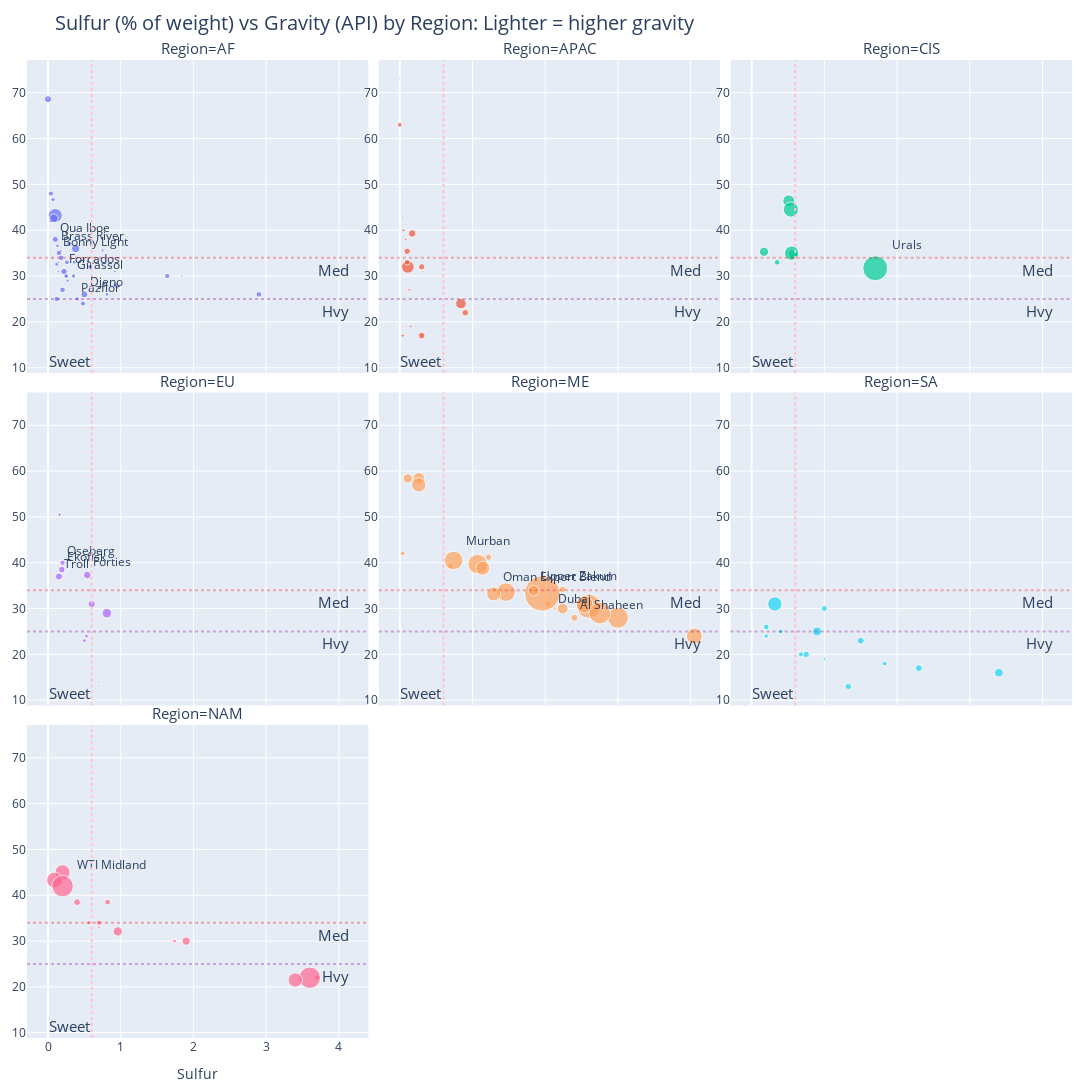

This figure's notebook cell:
### Code cell
import plotly.graph_objs as go
import plotly.express as px
import pandas as pd
import seaborn as sns

# Assuming ppt is your DataFrame
# Map scatter plot to each facet
fig = px.scatter(ppt, x='Sulfur', y='Gravity', color='Region', size='Production', facet_col='Region', facet_col_wrap=3, facet_col_spacing=0.01, facet_row_spacing=0.02, size_max=25,
                 custom_data=['Country','Grade','Production'],
                 title='Sulfur (% of weight) vs Gravity (API) by Region: Lighter = higher gravity',
                 text='Grade_')

fig.update_traces(textposition='top right')

# Update marker and opacity
# fig.update_traces(marker=dict(symbol='circle', opacity=0.8), selector=dict(mode='markers'))
# fig.update_traces(customdata=ppt.loc[:,['Country', 'Grade']])
# fig.update_layout(hovermode="unified")



fig.add_hline(y=34, line_dash="dot", col="all", 
              annotation_text="Med", 
              annotation_position="bottom right",
              line_color='red', 
              annotation=dict(font_size=13), 
            annotation_x=0.95,  # Adjust x-coordinate for offset
            # annotation_y=25,
 
              opacity=0.3)

fig.add_hline(y=25, line_dash="dot", col="all", 
              annotation_text="Hvy", 
              annotation_position="bottom right",
            annotation_x=0.95,  # Adjust x-coordinate for offset
            #   annotation_y=25,
             line_color='purple', 
              opacity=0.3)

fig.add_vline(x=0.6, line_dash="dot", col="all", 
              annotation_text="Sweet", 
              annotation_position="bottom left",
             line_color='pink', 
              opacity=1)




# Update layout
fig.update_layout(height=1200, width=1300)
fig.update_layout(title_font=dict(size=20))
fig.update_annotations(font_size=15)
# Show plot
fig.update_xaxes(showspikes=True, spikemode="across")
fig.update_yaxes(showspikes=True, spikemode="across")


fig.update_traces(
    hovertemplate="<br>".join([
        "\n",
        "Country: %{customdata[0]}",
        "Grade: %{customdata[1]}",
        "Sulfur: %{x}",
        "Gravity: %{y}",
        "Production: %{customdata[2]}",
        
    ])
)
fig.update_yaxes(title=None,showticklabels=True)

fig.update_layout(
    margin=dict(l=15, r=20, t=60, b=20),
)
fig.update_layout(showlegend=False)
fig.show()


# fig.write_html(r"C:\Users\Ryan\Desktop\website\analytic-musings.com\_includes\html_assets\platts.html", full_html=False, include_plotlyjs='cdn')

### Figure 1 — Plotly figure (JSON) as saved in the notebook; plotly's stock layout.template omitted (floating-point values rounded to 4 significant figures)
{"data": [{"customdata": [["Algeria", "Algerian Condensate", 220], ["Algeria", "Saharan Blend", 860], ["Angola", "Gindungo", 33], ["Angola", "Hungo", 40], ["Angola", "Saturno", 60], ["Angola", "Plutonio", 62], ["Angola", "Cabinda", 71], ["Angola", "Pazflor", 80], ["Angola", "Girassol", 85], ["Angola", "Nemba", 90], ["Angola", "CLOV", 100], ["Angola", "Dalia", 114], ["Angola", "Mostardo", 120], ["Congo", "Coco", 23], ["Congo", "NKossa", 70], ["Congo", "Djeno", 210], ["Egypt", "Suez", 120], ["Egypt", "Ras Gharib", 140], ["Equatorial Guinea", "Alba Condensate", 16], ["Equatorial Guinea", "Zafiro", 40], ["Gabon", "Rabi Light", 25], ["Gabon", "Mandji", 30], ["Gabon", "Oguendjo", 40], ["Ghana", "Jubilee", 83], ["Guyana", "Liza", 110], ["Libya", "Al Jurf", 25], ["Libya", "Es Sider", 300], ["Libya", "El Sharara", 320], ["Nigeria", "Usan", 45], ["Nigeria", "Brass River", 57], ["Nigeria", "Erha", 68], ["Nigeria", "Akpo", 80], ["Nigeria", "Bonga", 100], ["Nigeria", "Agbami", 109], ["Nigeria", "Bonny Light", 130], ["Nigeria", "Egina", 135], ["Nigeria", "Escravos", 138], ["Nigeria", "Qua Iboe", 160], ["Nigeria", "Forcados", 180], ["South Sudan", "Nile", 24], ["South Sudan", "Dar", 124]], "hovertemplate": "\n<br>Country: %{customdata[0]}<br>Grade: %{customdata[1]}<br>Sulfur: %{x}<br>Gravity: %{y}<br>Production: %{customdata[2]}", "legendgroup": "AF", "marker": {"color": "#636efa", "size": [220, 860, 33, 40, 60, 62, 71, 80, 85, 90, 100, 114, 120, 23, 70, 210, 120, 140, 16, 40, 25, 30, 40, 83, 110, 25, 300, 320, 45, 57, 68, 80, 100, 109, 130, 135, 138, 160, 180, 24, 124], "sizemode": "area", "sizeref": 8.675, "symbol": "circle"}, "mode": "markers+text", "name": "AF", "orientation": "v", "showlegend": true, "text": [null, null, null, null, null, null, null, "Pazflor", "Girassol", null, null, null, null, null, null, "Djeno", null, null, null, null, null, null, null, null, null, null, null, null, null, "Brass River", null, null, null, null, "Bonny Light", null, null, "Qua Iboe", "Forcados", null, null], "textposition": "top right", "type": "scatter", "x": [0, 0.1, 0.56, 0.6, 0.81, 0.36, 0.12, 0.4, 0.35, 0.28, 0.26, 0.48, 0.93, 0.14, 0.04, 0.5, 1.64, 2.9, 0.13, 0.25, 0.14, 0.92, 0.75, 0.3, 0.58, 1.84, 0.38, 0.08, 0.27, 0.13, 0.17, 0.07, 0.25, 0.04, 0.15, 0.2, 0.18, 0.1, 0.22, 0.06, 0.12], "xaxis": "x7", "y": [68.6, 43.2, 33, 30, 26, 33, 32.6, 25, 30, 37, 33, 24, 28, 31, 42, 26, 30, 26, 47, 30, 33, 31, 35.6, 37, 32, 30, 36, 42.6, 29, 36.6, 35.4, 46.7, 30, 48, 35, 27, 34, 38, 31, 34, 25], "yaxis": "y7"}, {"customdata": [["Australia", "Cossack", 15], ["Australia", "White Rose", 15], ["Australia", "Vincent", 35], ["Australia", "Van Gogh", 50], ["Australia", "NWS", 100], ["Brunei", "Champion", 34], ["Brunei", "Seria", 44], ["China", "Bozhong", 40], ["China", "Liaohe", 190], ["China", "Qinghuangdao", 198], ["China", "Shengli", 490], ["China", "Daqing", 700], ["India", "Bombay High", 250], ["Indonesia", "Minas", 140], ["Indonesia", "Banyu", 170], ["Malaysia", "Terrengganu", 15], ["Malaysia", "Tapis", 15], ["Malaysia", "Dulang", 30], ["Vietnam", "Bach Ho", 180]], "hovertemplate": "\n<br>Country: %{customdata[0]}<br>Grade: %{customdata[1]}<br>Sulfur: %{x}<br>Gravity: %{y}<br>Production: %{customdata[2]}", "legendgroup": "APAC", "marker": {"color": "#EF553B", "size": [15, 15, 35, 50, 100, 34, 44, 40, 190, 198, 490, 700, 250, 140, 170, 15, 15, 30, 180], "sizemode": "area", "sizeref": 8.675, "symbol": "circle"}, "mode": "markers+text", "name": "APAC", "orientation": "v", "showlegend": true, "text": [null, null, null, null, null, null, null, null, null, null, null, null, null, null, null, null, null, null, null], "textposition": "top right", "type": "scatter", "x": [0.04, 0.31, 0.15, 0.04, 0, 0.13, 0.05, 0.3, 0.9, 0.3, 0.84, 0.11, 0.17, 0.1, 0.3, 0, 0.04, 0.08, 0.1], "xaxis": "x8", "y": [48, 31, 19, 17, 63, 27, 40, 17, 22, 17, 24, 32, 39.3, 33, 32, 73.1, 43, 38, 35.4], "yaxis": "y8"}, {"customdata": [["Azerbaijan", "Azeri Light", 374], ["Kazakhstan", "Tengiz", 620], ["Kazakhstan", "CPC", 1000], ["Russia", "Siberian Light", 400], ["Russia", "East Siberia ESPO", 900], ["Russia", "Urals", 2700], ["Turkmenistan", "Dragon", 140]], "hovertemplate": "\n<br>Country: %{customdata[0]}<br>Grade: %{customdata[1]}<br>Sulfur: %{x}<br>Gravity: %{y}<br>Production: %{customdata[2]}", "legendgroup": "CIS", "marker": {"color": "#00cc96", "size": [374, 620, 1000, 400, 900, 2700, 140], "sizemode": "area", "sizeref": 8.675, "symbol": "circle"}, "mode": "markers+text", "name": "CIS", "orientation": "v", "showlegend": true, "text": [null, null, null, null, null, "Urals", null], "textposition": "top right", "type": "scatter", "x": [0.17, 0.51, 0.54, 0.57, 0.55, 1.7, 0.35], "xaxis": "x9", "y": [35.3, 46.4, 44.5, 34.8, 35, 31.7, 33], "yaxis": "y9"}, {"customdata": [["Norway", "Aasgard Blend", 45], ["Norway", "Aasgard Blend", 45], ["Norway", "Heidrun", 60], ["Norway", "Oseberg", 120], ["Norway", "Ekofisk", 187], ["Norway", "Troll", 220], ["Norway", "Grane", 235], ["Norway", "Sverdrup", 400], ["UK", "Captain", 20], ["UK", "Kraken", 25], ["UK", "Clair", 60], ["UK", "Forties", 250]], "hovertemplate": "\n<br>Country: %{customdata[0]}<br>Grade: %{customdata[1]}<br>Sulfur: %{x}<br>Gravity: %{y}<br>Production: %{customdata[2]}", "legendgroup": "EU", "marker": {"color": "#ab63fa", "size": [45, 45, 60, 120, 187, 220, 235, 400, 20, 25, 60, 250], "sizemode": "area", "sizeref": 8.675, "symbol": "circle"}, "mode": "markers+text", "name": "EU", "orientation": "v", "showlegend": true, "text": [null, null, null, "Oseberg", "Ekofisk", "Troll", null, null, null, null, null, "Forties"], "textposition": "top right", "type": "scatter", "x": [0.16, 0.16, 0.53, 0.2, 0.19, 0.15, 0.6, 0.81, 0.8, 0.7, 0.5, 0.54], "xaxis": "x4", "y": [50.5, 50.5, 24, 40, 38.5, 37, 31, 29, 19, 14, 23, 37.3], "yaxis": "y4"}, {"customdata": [["Bahrain", "Banoco", 193], ["Iran", "Lavan", 22], ["Iran", "Soroosh", 30], ["Iran", "Iranian Heavy", 500], ["Iran", "South Pars Condensate", 590], ["Iran", "Iranian Light", 1500], ["Iraq", "Kirkuk", 180], ["Iraq", "Basrah Heavy", 1100], ["Iraq", "Basrah Medium", 1900], ["Kuwait", "Kuwait Export Crude", 2500], ["Oman", "Oman Export Blend", 849], ["Qatar", "Qatar Land", 171], ["Qatar", "Al Shaheen", 214], ["Qatar", "Qatari LSC", 900], ["Saudi Arabia", "Arabian Super Light", 100], ["Saudi Arabia", "Arab Medium", 1254], ["Saudi Arabia", "Arab Extra Light", 1651], ["Saudi Arabia", "Arab Heavy", 2012], ["Saudi Arabia", "Arab Light", 5422], ["UAE", "Dubai", 45], ["UAE", "Umm Lulu", 143], ["UAE", "Abu Dhabi Condensate", 372], ["UAE", "Upper Zakum", 500], ["UAE", "Das", 850], ["UAE", "Murban", 1500], ["Yemen", "Masila", 20]], "hovertemplate": "\n<br>Country: %{customdata[0]}<br>Grade: %{customdata[1]}<br>Sulfur: %{x}<br>Gravity: %{y}<br>Production: %{customdata[2]}", "legendgroup": "ME", "marker": {"color": "#FFA15A", "size": [193, 22, 30, 500, 590, 1500, 180, 1100, 1900, 2500, 849, 171, 214, 900, 100, 1254, 1651, 2012, 5422, 45, 143, 372, 500, 850, 1500, 20], "sizemode": "area", "sizeref": 8.675, "symbol": "circle"}, "mode": "markers+text", "name": "ME", "orientation": "v", "showlegend": true, "text": [null, null, null, null, null, null, null, null, null, null, "Oman Export Blend", null, "Al Shaheen", null, null, null, null, null, null, "Dubai", null, null, "Upper Zakum", null, "Murban", null], "textposition": "top right", "type": "scatter", "x": [2.04, 1.67, 3.9, 2.24, 0.26, 1.46, 2.24, 4.05, 3, 2.6, 1.29, 1.22, 2.4, 0.26, 0.04, 2.54, 1.07, 2.75, 1.96, 2.13, 0.7, 0.11, 1.84, 1.14, 0.74, 0.6], "xaxis": "x5", "y": [31, 35.4, 19, 30, 58.4, 33.6, 34.2, 24, 28, 30.5, 33.2, 41.2, 28, 57, 42, 30.9, 39.7, 29, 33.3, 30, 39.2, 58.4, 33.9, 38.8, 40.5, 32], "yaxis": "y5"}, {"customdata": [["Argentina", "Escalante", 83], ["Argentina", "Canadon Seco", 140], ["Brazil", "Jubarte", 100], ["Brazil", "Roncador Heavy", 120], ["Brazil", "Marlim", 180], ["Brazil", "Tupi", 900], ["Colombia", "Castilla", 94], ["Colombia", "Rubiales", 169], ["Colombia", "Vasconia", 350], ["Ecuador", "Napo", 200], ["Ecuador", "Oriente", 210], ["Peru", "Loreto", 40], ["Trinidad & Tobago", "Galoeta", 15], ["Venezuela", "Mesa 30", 150], ["Venezuela", "Merey 16", 330]], "hovertemplate": "\n<br>Country: %{customdata[0]}<br>Grade: %{customdata[1]}<br>Sulfur: %{x}<br>Gravity: %{y}<br>Production: %{customdata[2]}", "legendgroup": "SA", "marker": {"color": "#19d3f3", "size": [83, 140, 100, 120, 180, 900, 94, 169, 350, 200, 210, 40, 15, 150, 330], "sizemode": "area", "sizeref": 8.675, "symbol": "circle"}, "mode": "markers+text", "name": "SA", "orientation": "v", "showlegend": true, "text": [null, null, null, null, null, null, null, null, null, null, null, null, null, null, null], "textposition": "top right", "type": "scatter", "x": [0.2, 0.2, 0.4, 0.68, 0.75, 0.32, 1.83, 1.33, 0.9, 2.3, 1.5, 1, 0.23, 1, 3.4], "xaxis": "x6", "y": [24, 26, 25, 20, 20, 31, 18, 13, 25, 17, 23, 19, 36, 30, 16], "yaxis": "y6"}, {"customdata": [["Canada", "Hibernia", 77], ["Canada", "Cold Lake", 146], ["Canada", "West Canadian Select", 2000], ["Mexico", "Olmeca", 153], ["Mexico", "Maya", 900], ["USA", "Mississippi", 30], ["USA", "Poseidon", 65], ["USA", "Thunder Horse", 125], ["USA", "Light Louisiana Sweet", 200], ["USA", "Mars", 300], ["USA", "Alaska North Slope", 380], ["USA", "Eagle Ford Crude", 1000], ["USA", "Bakken", 1100], ["USA", "WTI Midland", 2000]], "hovertemplate": "\n<br>Country: %{customdata[0]}<br>Grade: %{customdata[1]}<br>Sulfur: %{x}<br>Gravity: %{y}<br>Production: %{customdata[2]}", "legendgroup": "NAM", "marker": {"color": "#FF6692", "size": [77, 146, 2000, 153, 900, 30, 65, 125, 200, 300, 380, 1000, 1100, 2000], "sizemode": "area", "sizeref": 8.675, "symbol": "circle"}, "mode": "markers+text", "name": "NAM", "orientation": "v", "showlegend": true, "text": [null, null, null, null, null, null, null, null, null, null, null, null, null, "WTI Midland"], "textposition": "top right", "type": "scatter", "x": [0.56, 3.7, 3.6, 0.82, 3.4, 0.7, 1.74, 0.7, 0.4, 1.9, 0.96, 0.2, 0.09, 0.2], "xaxis": "x", "y": [34, 22, 22, 38.5, 21.5, 33, 30, 34, 38.5, 30, 32.1, 45, 43.3, 42], "yaxis": "y"}], "layout": {"annotations": [{"font": {"size": 15}, "showarrow": false, "text": "Region=NAM", "x": 0.1633, "xanchor": "center", "xref": "paper", "y": 0.32, "yanchor": "bottom", "yref": "paper"}, {"font": {"size": 15}, "showarrow": false, "text": "Region=EU", "x": 0.1633, "xanchor": "center", "xref": "paper", "y": 0.66, "yanchor": "bottom", "yref": "paper"}, {"font": {"size": 15}, "showarrow": false, "text": "Region=ME", "x": 0.5, "xanchor": "center", "xref": "paper", "y": 0.66, "yanchor": "bottom", "yref": "paper"}, {"font": {"size": 15}, "showarrow": false, "text": "Region=SA", "x": 0.8367, "xanchor": "center", "xref": "paper", "y": 0.66, "yanchor": "bottom", "yref": "paper"}, {"font": {"size": 15}, "showarrow": false, "text": "Region=AF", "x": 0.1633, "xanchor": "center", "xref": "paper", "y": 1.0, "yanchor": "bottom", "yref": "paper"}, {"font": {"size": 15}, "showarrow": false, "text": "Region=APAC", "x": 0.5, "xanchor": "center", "xref": "paper", "y": 1.0, "yanchor": "bottom", "yref": "paper"}, {"font": {"size": 15}, "showarrow": false, "text": "Region=CIS", "x": 0.8367, "xanchor": "center", "xref": "paper", "y": 1.0, "yanchor": "bottom", "yref": "paper"}, {"font": {"size": 15}, "showarrow": false, "text": "Med", "x": 0.95, "xanchor": "right", "xref": "x domain", "y": 34, "yanchor": "top", "yref": "y"}, {"font": {"size": 15}, "showarrow": false, "text": "Med", "x": 0.95, "xanchor": "right", "xref": "x4 domain", "y": 34, "yanchor": "top", "yref": "y4"}, {"font": {"size": 15}, "showarrow": false, "text": "Med", "x": 0.95, "xanchor": "right", "xref": "x5 domain", "y": 34, "yanchor": "top", "yref": "y5"}, {"font": {"size": 15}, "showarrow": false, "text": "Med", "x": 0.95, "xanchor": "right", "xref": "x6 domain", "y": 34, "yanchor": "top", "yref": "y6"}, {"font": {"size": 15}, "showarrow": false, "text": "Med", "x": 0.95, "xanchor": "right", "xref": "x7 domain", "y": 34, "yanchor": "top", "yref": "y7"}, {"font": {"size": 15}, "showarrow": false, "text": "Med", "x": 0.95, "xanchor": "right", "xref": "x8 domain", "y": 34, "yanchor": "top", "yref": "y8"}, {"font": {"size": 15}, "showarrow": false, "text": "Med", "x": 0.95, "xanchor": "right", "xref": "x9 domain", "y": 34, "yanchor": "top", "yref": "y9"}, {"font": {"size": 15}, "showarrow": false, "text": "Hvy", "x": 0.95, "xanchor": "right", "xref": "x domain", "y": 25, "yanchor": "top", "yref": "y"}, {"font": {"size": 15}, "showarrow": false, "text": "Hvy", "x": 0.95, "xanchor": "right", "xref": "x4 domain", "y": 25, "yanchor": "top", "yref": "y4"}, {"font": {"size": 15}, "showarrow": false, "text": "Hvy", "x": 0.95, "xanchor": "right", "xref": "x5 domain", "y": 25, "yanchor": "top", "yref": "y5"}, {"font": {"size": 15}, "showarrow": false, "text": "Hvy", "x": 0.95, "xanchor": "right", "xref": "x6 domain", "y": 25, "yanchor": "top", "yref": "y6"}, {"font": {"size": 15}, "showarrow": false, "text": "Hvy", "x": 0.95, "xanchor": "right", "xref": "x7 domain", "y": 25, "yanchor": "top", "yref": "y7"}, {"font": {"size": 15}, "showarrow": false, "text": "Hvy", "x": 0.95, "xanchor": "right", "xref": "x8 domain", "y": 25, "yanchor": "top", "yref": "y8"}, {"font": {"size": 15}, "showarrow": false, "text": "Hvy", "x": 0.95, "xanchor": "right", "xref": "x9 domain", "y": 25, "yanchor": "top", "yref": "y9"}, {"font": {"size": 15}, "showarrow": false, "text": "Sweet", "x": 0.6, "xanchor": "right", "xref": "x", "y": 0, "yanchor": "bottom", "yref": "y domain"}, {"font": {"size": 15}, "showarrow": false, "text": "Sweet", "x": 0.6, "xanchor": "right", "xref": "x4", "y": 0, "yanchor": "bottom", "yref": "y4 domain"}, {"font": {"size": 15}, "showarrow": false, "text": "Sweet", "x": 0.6, "xanchor": "right", "xref": "x5", "y": 0, "yanchor": "bottom", "yref": "y5 domain"}, {"font": {"size": 15}, "showarrow": false, "text": "Sweet", "x": 0.6, "xanchor": "right", "xref": "x6", "y": 0, "yanchor": "bottom", "yref": "y6 domain"}, {"font": {"size": 15}, "showarrow": false, "text": "Sweet", "x": 0.6, "xanchor": "right", "xref": "x7", "y": 0, "yanchor": "bottom", "yref": "y7 domain"}, {"font": {"size": 15}, "showarrow": false, "text": "Sweet", "x": 0.6, "xanchor": "right", "xref": "x8", "y": 0, "yanchor": "bottom", "yref": "y8 domain"}, {"font": {"size": 15}, "showarrow": false, "text": "Sweet", "x": 0.6, "xanchor": "right", "xref": "x9", "y": 0, "yanchor": "bottom", "yref": "y9 domain"}], "height": 1200, "legend": {"itemsizing": "constant", "title": {"text": "Region"}, "tracegroupgap": 0}, "margin": {"b": 20, "l": 15, "r": 20, "t": 60}, "shapes": [{"line": {"color": "red", "dash": "dot"}, "opacity": 0.3, "type": "line", "x0": 0, "x1": 1, "xref": "x domain", "y0": 34, "y1": 34, "yref": "y"}, {"line": {"color": "red", "dash": "dot"}, "opacity": 0.3, "type": "line", "x0": 0, "x1": 1, "xref": "x4 domain", "y0": 34, "y1": 34, "yref": "y4"}, {"line": {"color": "red", "dash": "dot"}, "opacity": 0.3, "type": "line", "x0": 0, "x1": 1, "xref": "x5 domain", "y0": 34, "y1": 34, "yref": "y5"}, {"line": {"color": "red", "dash": "dot"}, "opacity": 0.3, "type": "line", "x0": 0, "x1": 1, "xref": "x6 domain", "y0": 34, "y1": 34, "yref": "y6"}, {"line": {"color": "red", "dash": "dot"}, "opacity": 0.3, "type": "line", "x0": 0, "x1": 1, "xref": "x7 domain", "y0": 34, "y1": 34, "yref": "y7"}, {"line": {"color": "red", "dash": "dot"}, "opacity": 0.3, "type": "line", "x0": 0, "x1": 1, "xref": "x8 domain", "y0": 34, "y1": 34, "yref": "y8"}, {"line": {"color": "red", "dash": "dot"}, "opacity": 0.3, "type": "line", "x0": 0, "x1": 1, "xref": "x9 domain", "y0": 34, "y1": 34, "yref": "y9"}, {"line": {"color": "purple", "dash": "dot"}, "opacity": 0.3, "type": "line", "x0": 0, "x1": 1, "xref": "x domain", "y0": 25, "y1": 25, "yref": "y"}, {"line": {"color": "purple", "dash": "dot"}, "opacity": 0.3, "type": "line", "x0": 0, "x1": 1, "xref": "x4 domain", "y0": 25, "y1": 25, "yref": "y4"}, {"line": {"color": "purple", "dash": "dot"}, "opacity": 0.3, "type": "line", "x0": 0, "x1": 1, "xref": "x5 domain", "y0": 25, "y1": 25, "yref": "y5"}, {"line": {"color": "purple", "dash": "dot"}, "opacity": 0.3, "type": "line", "x0": 0, "x1": 1, "xref": "x6 domain", "y0": 25, "y1": 25, "yref": "y6"}, {"line": {"color": "purple", "dash": "dot"}, "opacity": 0.3, "type": "line", "x0": 0, "x1": 1, "xref": "x7 domain", "y0": 25, "y1": 25, "yref": "y7"}, {"line": {"color": "purple", "dash": "dot"}, "opacity": 0.3, "type": "line", "x0": 0, "x1": 1, "xref": "x8 domain", "y0": 25, "y1": 25, "yref": "y8"}, {"line": {"color": "purple", "dash": "dot"}, "opacity": 0.3, "type": "line", "x0": 0, "x1": 1, "xref": "x9 domain", "y0": 25, "y1": 25, "yref": "y9"}, {"line": {"color": "pink", "dash": "dot"}, "opacity": 1, "type": "line", "x0": 0.6, "x1": 0.6, "xref": "x", "y0": 0, "y1": 1, "yref": "y domain"}, {"line": {"color": "pink", "dash": "dot"}, "opacity": 1, "type": "line", "x0": 0.6, "x1": 0.6, "xref": "x4", "y0": 0, "y1": 1, "yref": "y4 domain"}, {"line": {"color": "pink", "dash": "dot"}, "opacity": 1, "type": "line", "x0": 0.6, "x1": 0.6, "xref": "x5", "y0": 0, "y1": 1, "yref": "y5 domain"}, {"line": {"color": "pink", "dash": "dot"}, "opacity": 1, "type": "line", "x0": 0.6, "x1": 0.6, "xref": "x6", "y0": 0, "y1": 1, "yref": "y6 domain"}, {"line": {"color": "pink", "dash": "dot"}, "opacity": 1, "type": "line", "x0": 0.6, "x1": 0.6, "xref": "x7", "y0": 0, "y1": 1, "yref": "y7 domain"}, {"line": {"color": "pink", "dash": "dot"}, "opacity": 1, "type": "line", "x0": 0.6, "x1": 0.6, "xref": "x8", "y0": 0, "y1": 1, "yref": "y8 domain"}, {"line": {"color": "pink", "dash": "dot"}, "opacity": 1, "type": "line", "x0": 0.6, "x1": 0.6, "xref": "x9", "y0": 0, "y1": 1, "yref": "y9 domain"}], "showlegend": false, "title": {"font": {"size": 20}, "text": "Sulfur (% of weight) vs Gravity (API) by Region: Lighter = higher gravity"}, "width": 1300, "xaxis": {"anchor": "y", "domain": [0, 0.3267], "showspikes": true, "spikemode": "across", "title": {"text": "Sulfur"}}, "xaxis2": {"anchor": "y2", "domain": [0.3367, 0.6633], "matches": "x", "showspikes": true, "spikemode": "across", "title": {"text": "Sulfur"}}, "xaxis3": {"anchor": "y3", "domain": [0.6733, 1], "matches": "x", "showspikes": true, "spikemode": "across", "title": {"text": "Sulfur"}}, "xaxis4": {"anchor": "y4", "domain": [0, 0.3267], "matches": "x", "showspikes": true, "showticklabels": false, "spikemode": "across"}, "xaxis5": {"anchor": "y5", "domain": [0.3367, 0.6633], "matches": "x", "showspikes": true, "showticklabels": false, "spikemode": "across"}, "xaxis6": {"anchor": "y6", "domain": [0.6733, 1], "matches": "x", "showspikes": true, "showticklabels": false, "spikemode": "across"}, "xaxis7": {"anchor": "y7", "domain": [0, 0.3267], "matches": "x", "showspikes": true, "showticklabels": false, "spikemode": "across"}, "xaxis8": {"anchor": "y8", "domain": [0.3367, 0.6633], "matches": "x", "showspikes": true, "showticklabels": false, "spikemode": "across"}, "xaxis9": {"anchor": "y9", "domain": [0.6733, 1], "matches": "x", "showspikes": true, "showticklabels": false, "spikemode": "across"}, "yaxis": {"anchor": "x", "domain": [0, 0.32], "showspikes": true, "showticklabels": true, "spikemode": "across", "title": {}}, "yaxis2": {"anchor": "x2", "domain": [0, 0.32], "matches": "y", "showspikes": true, "showticklabels": true, "spikemode": "across", "title": {}}, "yaxis3": {"anchor": "x3", "domain": [0, 0.32], "matches": "y", "showspikes": true, "showticklabels": true, "spikemode": "across", "title": {}}, "yaxis4": {"anchor": "x4", "domain": [0.34, 0.66], "matches": "y", "showspikes": true, "showticklabels": true, "spikemode": "across", "title": {}}, "yaxis5": {"anchor": "x5", "domain": [0.34, 0.66], "matches": "y", "showspikes": true, "showticklabels": true, "spikemode": "across", "title": {}}, "yaxis6": {"anchor": "x6", "domain": [0.34, 0.66], "matches": "y", "showspikes": true, "showticklabels": true, "spikemode": "across", "title": {}}, "yaxis7": {"anchor": "x7", "domain": [0.68, 1.0], "matches": "y", "showspikes": true, "showticklabels": true, "spikemode": "across", "title": {}}, "yaxis8": {"anchor": "x8", "domain": [0.68, 1.0], "matches": "y", "showspikes": true, "showticklabels": true, "spikemode": "across", "title": {}}, "yaxis9": {"anchor": "x9", "domain": [0.68, 1.0], "matches": "y", "showspikes": true, "showticklabels": true, "spikemode": "across", "title": {}}}}
